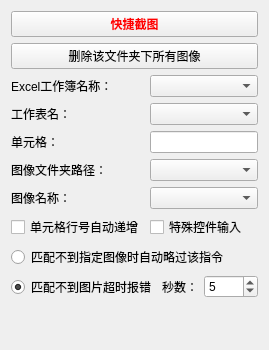
     <widget class="QWidget" name="tab_10">
      <attribute name="title">
       <string>信息录入</string>
      </attribute>
      <layout class="QVBoxLayout" name="verticalLayout_18">
       <item>
        <layout class="QGridLayout" name="gridLayout_7">
         <item row="8" column="0">
          <widget class="QCheckBox" name="checkBox_3">
           <property name="text">
            <string>单元格行号自动递增</string>
           </property>
          </widget>
         </item>
         <item row="3" column="0">
          <widget class="QLabel" name="label_37">
           <property name="text">
            <string>Excel工作簿名称：</string>
           </property>
          </widget>
         </item>
         <item row="5" column="0">
          <widget class="QLabel" name="label_39">
           <property name="text">
            <string>单元格：</string>
           </property>
          </widget>
         </item>
         <item row="8" column="1">
          <widget class="QCheckBox" name="checkBox_4">
           <property name="text">
            <string>特殊控件输入</string>
           </property>
          </widget>
         </item>
         <item row="4" column="0">
          <widget class="QLabel" name="label_38">
           <property name="text">
            <string>工作表名：</string>
           </property>
          </widget>
         </item>
         <item row="7" column="0">
          <widget class="QLabel" name="label_41">
           <property name="text">
            <string>图像名称：</string>
           </property>
          </widget>
         </item>
         <item row="3" column="1">
          <widget class="QComboBox" name="comboBox_12">
           <property name="sizeAdjustPolicy">
            <enum>QComboBox::AdjustToContents</enum>
           </property>
          </widget>
         </item>
         <item row="6" column="0">
          <widget class="QLabel" name="label_40">
           <property name="text">
            <string>图像文件夹路径：</string>
           </property>
          </widget>
         </item>
         <item row="6" column="1">
          <widget class="QComboBox" name="comboBox_14">
           <property name="sizeAdjustPolicy">
            <enum>QComboBox::AdjustToContents</enum>
           </property>
          </widget>
         </item>
         <item row="5" column="1">
          <widget class="QLineEdit" name="lineEdit_4"/>
         </item>
         <item row="4" column="1">
          <widget class="QComboBox" name="comboBox_13"/>
         </item>
         <item row="7" column="1">
          <widget class="QComboBox" name="comboBox_15"/>
         </item>
         <item row="1" column="0" colspan="2">
          <widget class="QPushButton" name="pushButton_5">
           <property name="palette">
            <palette>
             <active>
              <colorrole role="ButtonText">
               <brush brushstyle="SolidPattern">
                <color alpha="255">
                 <red>255</red>
                 <green>0</green>
                 <blue>0</blue>
                </color>
               </brush>
              </colorrole>
             </active>
             <inactive>
              <colorrole role="ButtonText">
               <brush brushstyle="SolidPattern">
                <color alpha="255">
                 <red>255</red>
                 <green>0</green>
                 <blue>0</blue>
                </color>
               </brush>
              </colorrole>
             </inactive>
             <disabled>
              <colorrole role="ButtonText">
               <brush brushstyle="SolidPattern">
                <color alpha="255">
                 <red>120</red>
                 <green>120</green>
                 <blue>120</blue>
                </color>
               </brush>
              </colorrole>
             </disabled>
            </palette>
           </property>
           <property name="font">
            <font>
             <family>微软雅黑</family>
             <weight>75</weight>
             <bold>true</bold>
            </font>
           </property>
           <property name="text">
            <string>快捷截图</string>
           </property>
          </widget>
         </item>
         <item row="2" column="0" colspan="2">
          <widget class="QPushButton" name="pushButton_8">
           <property name="text">
            <string>删除该文件夹下所有图像</string>
           </property>
          </widget>
         </item>
        </layout>
       </item>
       <item>
        <layout class="QGridLayout" name="gridLayout_8">
         <item row="1" column="0">
          <widget class="QRadioButton" name="radioButton_5">
           <property name="text">
            <string>匹配不到图片超时报错</string>
           </property>
           <property name="checked">
            <bool>true</bool>
           </property>
          </widget>
         </item>
         <item row="1" column="1">
          <layout class="QHBoxLayout" name="horizontalLayout_19">
           <item>
            <widget class="QLabel" name="label_44">
             <property name="text">
              <string>秒数：</string>
             </property>
             <property name="alignment">
              <set>Qt::AlignRight|Qt::AlignTrailing|Qt::AlignVCenter</set>
             </property>
            </widget>
           </item>
           <item>
            <widget class="QSpinBox" name="spinBox_5">
             <property name="minimum">
              <number>1</number>
             </property>
             <property name="maximum">
              <number>9999</number>
             </property>
             <property name="value">
              <number>5</number>
             </property>
            </widget>
           </item>
          </layout>
         </item>
         <item row="0" column="0" colspan="2">
          <widget class="QRadioButton" name="radioButton_3">
           <property name="text">
            <string>匹配不到指定图像时自动略过该指令</string>
           </property>
          </widget>
         </item>
        </layout>
       </item>
       <item>
        <spacer name="verticalSpacer_7">
         <property name="orientation">
          <enum>Qt::Vertical</enum>
         </property>
         <property name="sizeHint" stdset="0">
          <size>
           <width>20</width>
           <height>40</height>
          </size>
         </property>
        </spacer>
       </item>
      </layout>
     </widget>
